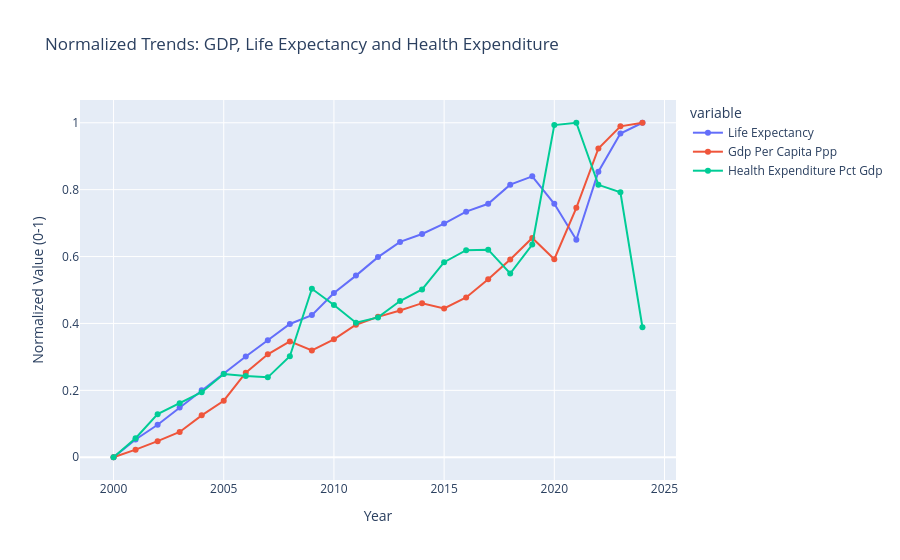

Write notebook code for a chart like this one.
### Code cell
from sklearn.preprocessing import MinMaxScaler
import plotly.express as px

trend = (
    merged_df.groupby("Year")[
        ["Life Expectancy", "Gdp Per Capita Ppp", "Health Expenditure Pct Gdp"]
    ]
    .mean()
    .reset_index()
)

scaler = MinMaxScaler()

trend_norm = trend.copy()
trend_norm.iloc[:, 1:] = scaler.fit_transform(trend.iloc[:, 1:])

fig = px.line(
    trend_norm,
    x="Year",
    y=[
        "Life Expectancy",
        "Gdp Per Capita Ppp",
        "Health Expenditure Pct Gdp"
    ],
    markers=True,
    title="Normalized Trends: GDP, Life Expectancy and Health Expenditure"
)

fig.update_layout(
    yaxis_title="Normalized Value (0-1)"
)

fig.show()

### Figure 1 — Plotly figure (JSON) as saved in the notebook; plotly's stock layout.template omitted (floating-point values rounded to 4 significant figures)
{"data": [{"hovertemplate": "variable=Life Expectancy<br>Year=%{x}<br>value=%{y}<extra></extra>", "legendgroup": "Life Expectancy", "line": {"color": "#636efa", "dash": "solid"}, "marker": {"symbol": "circle"}, "mode": "lines+markers", "name": "Life Expectancy", "orientation": "v", "showlegend": true, "type": "scatter", "x": [2000, 2001, 2002, 2003, 2004, 2005, 2006, 2007, 2008, 2009, 2010, 2011, 2012, 2013, 2014, 2015, 2016, 2017, 2018, 2019, 2020, 2021, 2022, 2023, 2024], "xaxis": "x", "y": [0.0, 0.05302, 0.09697, 0.1487, 0.2001, 0.2497, 0.3011, 0.3499, 0.3984, 0.4249, 0.4911, 0.543, 0.5983, 0.6438, 0.6675, 0.6987, 0.7341, 0.7578, 0.8148, 0.8398, 0.7578, 0.6501, 0.8536, 0.9678, 1.0], "yaxis": "y"}, {"hovertemplate": "variable=Gdp Per Capita Ppp<br>Year=%{x}<br>value=%{y}<extra></extra>", "legendgroup": "Gdp Per Capita Ppp", "line": {"color": "#EF553B", "dash": "solid"}, "marker": {"symbol": "circle"}, "mode": "lines+markers", "name": "Gdp Per Capita Ppp", "orientation": "v", "showlegend": true, "type": "scatter", "x": [2000, 2001, 2002, 2003, 2004, 2005, 2006, 2007, 2008, 2009, 2010, 2011, 2012, 2013, 2014, 2015, 2016, 2017, 2018, 2019, 2020, 2021, 2022, 2023, 2024], "xaxis": "x", "y": [0.0, 0.02269, 0.04809, 0.07561, 0.1253, 0.1689, 0.2527, 0.3078, 0.3462, 0.3193, 0.3525, 0.3962, 0.4197, 0.4385, 0.4606, 0.445, 0.4777, 0.5319, 0.5914, 0.6557, 0.5921, 0.7458, 0.9231, 0.9892, 1.0], "yaxis": "y"}, {"hovertemplate": "variable=Health Expenditure Pct Gdp<br>Year=%{x}<br>value=%{y}<extra></extra>", "legendgroup": "Health Expenditure Pct Gdp", "line": {"color": "#00cc96", "dash": "solid"}, "marker": {"symbol": "circle"}, "mode": "lines+markers", "name": "Health Expenditure Pct Gdp", "orientation": "v", "showlegend": true, "type": "scatter", "x": [2000, 2001, 2002, 2003, 2004, 2005, 2006, 2007, 2008, 2009, 2010, 2011, 2012, 2013, 2014, 2015, 2016, 2017, 2018, 2019, 2020, 2021, 2022, 2023, 2024], "xaxis": "x", "y": [0.0, 0.05705, 0.1289, 0.1615, 0.1946, 0.2488, 0.2426, 0.2389, 0.3018, 0.5037, 0.455, 0.4022, 0.4182, 0.4671, 0.5017, 0.5831, 0.6189, 0.6206, 0.5492, 0.636, 0.993, 1.0, 0.8144, 0.7922, 0.3886], "yaxis": "y"}], "layout": {"legend": {"title": {"text": "variable"}, "tracegroupgap": 0}, "title": {"text": "Normalized Trends: GDP, Life Expectancy and Health Expenditure"}, "xaxis": {"anchor": "y", "domain": [0, 1], "title": {"text": "Year"}}, "yaxis": {"anchor": "x", "domain": [0, 1], "title": {"text": "Normalized Value (0-1)"}}}}
